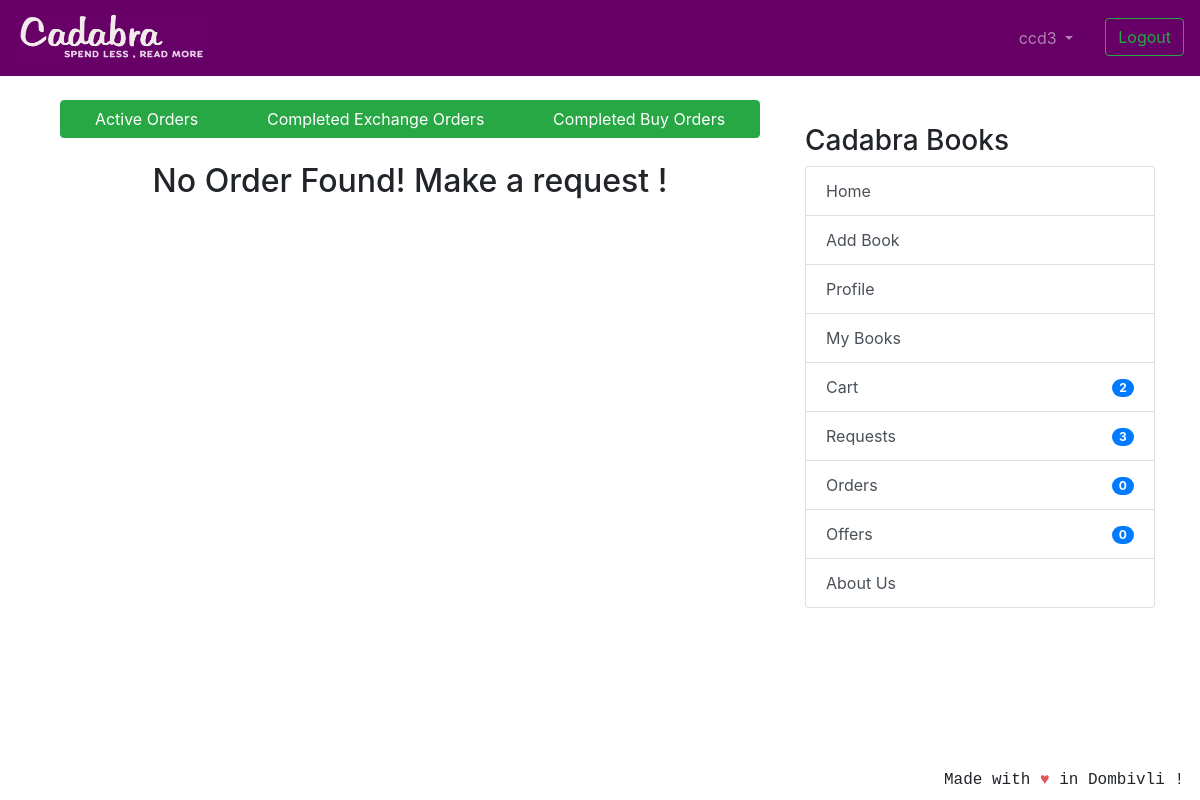
Before: /transaction/orders/ (signed in) with the older database file.
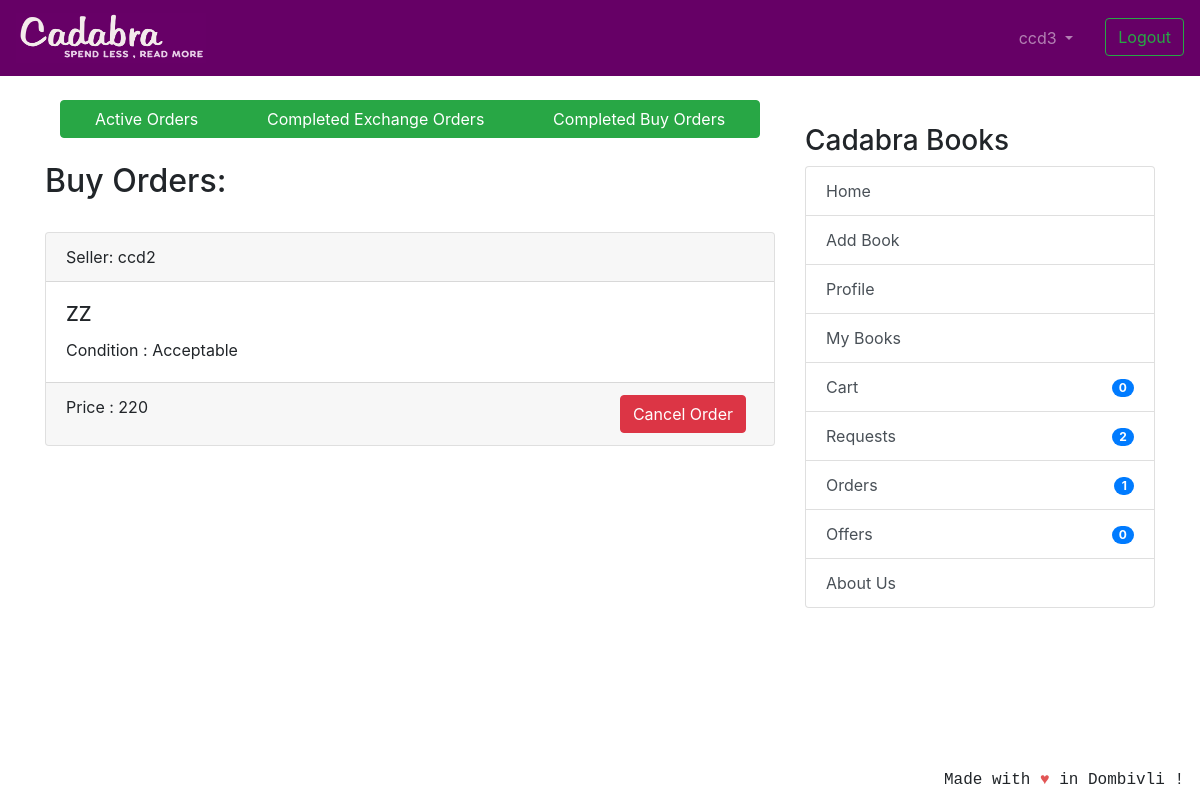
After: the same page with the newer database file.
### coreapp/models.py (models this page shows, shortened)
class FinalBuyOrder(models.Model):
    user = models.ForeignKey(User, related_name='user',
                             on_delete=models.CASCADE)
    book = models.ForeignKey(Book, on_delete=models.CASCADE)
    seller = models.ForeignKey(
        User, related_name='seller',  on_delete=models.CASCADE)
    useraddress = models.ForeignKey(
        ShippingAddress, related_name='address', on_delete=models.CASCADE)
    selleraddress = models.ForeignKey(
        ShippingAddress, related_name='selleraddress', on_delete=models.CASCADE)
    date_ordered = models.DateTimeField(auto_now_add=True)
    total_price = models.IntegerField(null=True)

class Book(models.Model):
    user = models.ForeignKey(User, on_delete=models.CASCADE, null=True)
    book_name = models.CharField(
        max_length=100, help_text="We only deal with original books with ISBN codes, pirated books will not be accepted.")
    author_name = models.CharField(max_length=100, blank=True, null=True)
    description = models.CharField(max_length=2000, blank=True, null=True)
    image = models.ImageField('Book Image', null=True,
                              blank=True, upload_to="book_images/")
    price = models.IntegerField(
        null=True, blank=True, help_text="We would be deducting 20 rupees from item price for delivery purposes.")
    sell_or_exchange = models.CharField(
        max_length=100, choices=BUY_OR_EXCHANGE, default='Exchange', help_text="By adding items to exchange you can make requests to other users for exchange.")
    condition = models.CharField(
        max_length=100, choices=CONITION_CHOICES, default='Acceptable')
    created_at = models.DateTimeField(auto_now_add=True)
    class Meta:
        verbose_name = 'Book'
        verbose_name_plural = 'Books'

### transaction/views.py (the view)
# urls.py: path('orders/', views.TransactionListView.as_view(), name='orders_view'),
class TransactionListView(LoginRequiredMixin, generic.ListView):
    model = Transaction
    template_name = 'transaction_order.html'
    context_object_name = 'orders'
    def get_queryset(self):
        return Transaction.objects.filter(Q(offerrer=self.request.user) | Q(requester=self.request.user)).order_by('timestamp')
    def get_context_data(self, **kwargs):
        context = super().get_context_data(**kwargs)
        context['buy_order'] = FinalBuyOrder.objects.filter(
            user=self.request.user).order_by('-date_ordered')
        return context

### nofapapp/context_processors.py (called while the page is built)
def add_variable_to_context(request):
    if request.user.id:
        orderitems = Order.objects.get(owner=request.user.profile)
        return {
            'requestscount': Requests.objects.filter(requester=request.user).count(),
            'offercount' : Requests.objects.filter(offerrer=request.user).count(),
            'orderscount': Transaction.objects.filter(Q(offerrer=request.user) | Q(requester=request.user)).count()+FinalBuyOrder.objects.filter(user=request.user).count(),
            'cartitemscount': orderitems.items.count(),
            'addresscheck': get_object_or_404(ShippingAddress, profile=get_object_or_404(Profile, user=request.user)).address1,
            }
    else:
        return {}

### templates/transaction_order.html (shortened to what this page needs)
{% extends 'base.html' %}
{% block content %}
<div class="btn-group container-fluid">
    <a href="{% url 'transaction:orders_view' %}" class="btn btn-success">Active Orders</a>
    <a href="{% url 'transaction:exchange-order' %}" class="btn btn-success">Completed Exchange Orders</a>
    <a href="{% url 'transaction:buy-order' %}" class="btn btn-success">Completed Buy Orders</a>
</div>
<br />
<br/>
{% if orders or buy_order %}
{% if buy_order %}
<h2 align="left">Buy Orders:</h2>
<br/>
{% for order in buy_order %}
<div class="card text-left">
    <div class="card-header">
        Seller: {{ order.seller }}</a>
    </div>
    <div class="card-body">
        <h5 class="card-title">{{ order.book.book_name }}</h5>
        <p class="card-text">Condition : {{ order.book.condition }} </p>
    </div>
    <div class="card-footer text-mutxed">
        Price : {{ order.total_price }}
        <a href="{% url 'cart:finalorder-delete' order.id %}" class="mr-2 btn btn-danger float-right">Cancel Order</a>
    </div>
</div>
{% endfor %}
{% endif %}
{% else %}
<h2 align="center">No Order Found! Make a request !</h2>
{% endif %}
{% endblock %}

### templates/base.html (shortened to what this page needs)
{% load static %}
<!doctype html>
<html lang="en">
  <head>
    <link rel="stylesheet" href="https://stackpath.bootstrapcdn.com/bootstrap/4.2.1/css/bootstrap.min.css"
>
  </head>
  <body>
    <header class="site-header">
<nav class="navbar navbar-expand-lg navbar-dark" style="background-color: #660066;">
  <a class="navbar-brand" href="{% url 'coreapp:list_entries' %}">
      <img src="{% static 'img/cadabra.png' %}" alt="Logo" style="width:190px;height:50px" >
    </a>
  <div class="collapse navbar-collapse" id="navbarSupportedContent">
    <ul class="navbar-nav ml-auto">
      {% if user.is_authenticated %}
      <li class="nav-item dropdown">
        <a class="nav-link dropdown-toggle mr-3" href="#" id="navbarDropdown" role="button" data-toggle="dropdown"
          aria-haspopup="true" aria-expanded="false">
          {{ user.username }}
        </a>
      </li>
      <li><a class="btn btn-outline-success ml-2 my-2 my-sm-0" href="{% url 'logout'%}">Logout</a></li>
        {% else %}
      <li><a href="{% url 'login' %}" class="btn btn-outline-success">Login</a></li>
      <li><a href="{% url 'coreapp:signup' %}" class="btn btn-primary ml-2">Sign up</a></li>
      {% endif %}
    </ul>
  </div>
</nav>
  </header>
  <br/>
    <div class="container">
      <div class="row justify-content-center">
        <div class="col-8">
          {% block content %}
          {% endblock %}
        </div>
        {% if user.is_authenticated %}
                <div class="col-md-4">
                  <div class="content-section">
                    <br/>
                    <h3>Cadabra Books</h3>
                      <ul class="list-group">
                        <a class="list-group-item list-group-item-action" href="{% url 'coreapp:list_entries' %}" > Home </a>
                        <a class="list-group-item list-group-item-action" href="{% url 'coreapp:new_entry' %}" > Add Book</a>
                        <a class="list-group-item list-group-item-action" href="{% url 'coreapp:profile' %}" >Profile</a>
                        <a class="list-group-item list-group-item-action" href="{% url 'coreapp:userbooks' %}" >My Books</a>
                        <a class="list-group-item list-group-item-action" href="{% url 'cart:cart_items' %}" >Cart<span class="badge badge-primary badge-pill float-right mt-1">{{ cartitemscount }}</span> </a>
                        <a class="list-group-item list-group-item-action" href="{% url 'transaction:requests_view' %}" >Requests<span class="badge badge-primary badge-pill float-right mt-1">{{ requestscount }}</span></a>
                        <a class="list-group-item list-group-item-action" href="{% url 'transaction:orders_view' %}" >Orders <span class="badge badge-primary badge-pill float-right mt-1">{{ orderscount }}</span></a>
                        <a class="list-group-item list-group-item-action" href="{% url 'transaction:offers_view' %}" >Offers <span class="badge badge-primary badge-pill float-right mt-1">{{ offercount }}</span></a>
                        <a class="list-group-item list-group-item-action" href="{% url 'coreapp:aboutus' %}">About Us</a>
                      </ul>
                      <br/>
                  </div>
                </div>
                {% endif %}
      </div>
    </div>
<footer class="site-footer mr-3 mb-2" style="position:fixed;right:0;bottom:0;font-family: 'Courier';font-style: bold;">
  Made with <span style="color: #e25555;">&hearts;</span> in Dombivli !
</footer>
</body>
</html>

Changed rows visible on the page:
added FinalBuyOrder: seller "ccd2", book.book_name "ZZ", book.condition "Acceptable", total_price "220"
Other visible differences:
{{ cartitemscount }}: "2" → "0"
{{ requestscount }}: "3" → "2"
{{ orderscount }}: "0" → "1"
text no longer shown: "No Order Found! Make a request !"
text now shown: "Buy Orders:"
